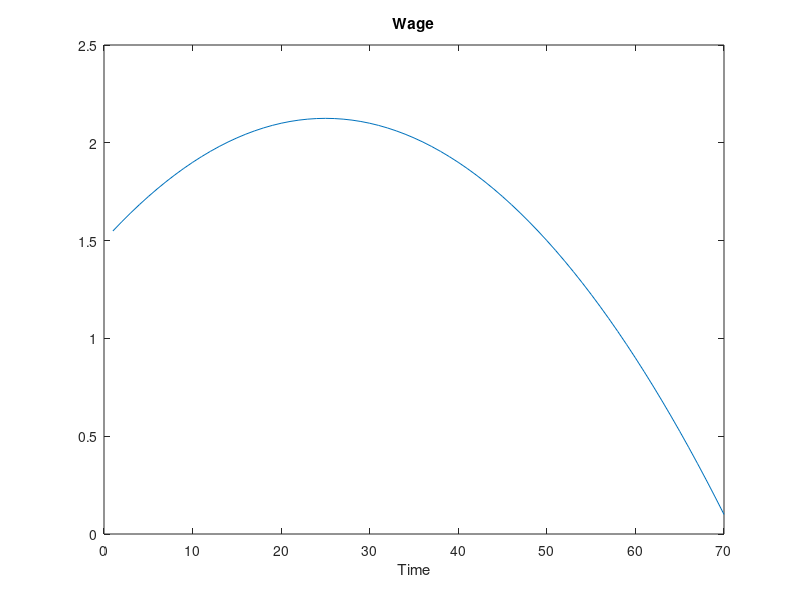

Here is the MATLAB script that generated this plot: (Note: this script raises an error after producing the figure.)
%% Question I creating a new iterative algoritm with my style
clear; clc;

% parameters
T = 70;
b = 0.96;
sigma = 2;
h = 111111110;

% wage vector
wf = @(t) 1.5 + 5*10^(-2)*t - 10^(-3)*t.^2;
w = wf(1:T);
plot(1:T, w);
title("Wage")
xlabel("Time")

% creating my asets grill
A = linspace(-15,25, 1001);

%% a) and b) are not numeric questions
% c) so, we have a r interest rate 
r = (1 - b)/b;

[Vopt, Aopt] = V(A, r, w, T, b, sigma, h);

Aoptp = circshift(Aopt, -1);
Copt = w + (1 + r)* Aopt - Aoptp; 
plot(1:T, Aopt, 1:T, Copt, 1:T, w)
xlabel("T")
legend("Assets", "consuption", "Wage")

% this specific interest rate is the cause of the constant consuption 

%% d)
wf2 = @(t) 1.5 + 9*10^(-2)*t - 10^(-3)*t.^2;
w2 = wf2(1:T);
figure("Name","wage")
plot(1:T, wf(1:T), 1:T, wf2(1:T));
legend("w1", "w2");

% crearly this new salary structure is better than the first one
[Copt, Vopt, Aopt] = V(A, r, w2, T, b, sigma, h);

figure("Name","consuption")
Aoptp = circshift(Aopt, -1);
Copt = w2 + (1 + r)* Aopt - Aoptp; 
plot(1:T, Aopt, 1:T, Copt, 1:T, w2)
xlabel("T")
legend("Assets", "consuption", "Wage")

%% e)

wf3 = @(t) 1.5 + 7*10^(-2)*t - 10^(-3)*t.^2;
w3 = wf3(1:T);
figure("Name","wage")
plot(1:T, wf(1:T), 1:T, wf2(1:T), 1:T, wf3(1:T));
legend("w1", "w2", "w3");

[Copt, Vopt, Aopt] = V(A, r, w3, T, b, sigma, h);

%%
figure("Name","consuption")
Aoptp = circshift(Aopt, -1);
Copt = w3 + (1 + r)* Aopt - Aoptp; 
plot(1:T, Aopt, 1:T, Copt, 1:T, w3)
xlabel("T")
legend("Assets", "consuption", "Wage")
title("r = (1-b)/b, sigma = 2")
%%
figure("Name","Diferent r and sigma")

subplot(1,2,1);
r1 = 0.05;
[Copt, Vopt, Aopt] = V(A, r1, w3, T, b, sigma, h);

Aoptp = circshift(Aopt, -1);
Copt = w3 + (1 + r1)* Aopt - Aoptp; 
plot(1:T, Aopt, 1:T, Copt, 1:T, w3)
xlabel("T")
legend("Assets", "consuption", "Wage")
title("r = 0.05, sigma = 2")

subplot(1,2,2);
sigma1 = 8;
[Copt, Vopt, Aopt] = V(A, r1, w3, T, b, sigma1, h);

Aoptp = circshift(Aopt, -1);
Copt = w3 + (1 + r1)* Aopt - Aoptp; 
plot(1:T, Aopt, 1:T, Copt, 1:T, w3)
xlabel("T")
legend("Assets", "consuption", "Wage")
title("r = 0.05, sigma = 8")
